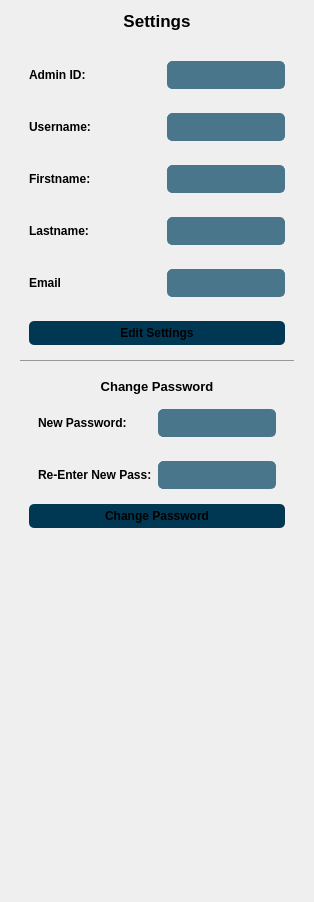
            <widget class="QWidget" name="settingsPage">
             <property name="styleSheet">
              <string notr="true">
#adminProfileSettingBtn,#adminChangePasswordBtn{
border-radius:5px;
padding: 5px 10px;
background-color: #003854;
}
 #adminProfileSettingBtn:hover,#adminChangePasswordBtn:hover{
background-color:#eaeaeb;
border:1px solid #003854;
color:#003854;
}

#adminPasswordWidget QLineEdit{
color:#fff;
background-color:#4a768b;
border:1px solid #4a768b;
border-radius:5px;
padding:5px 5px;
}

#adminPasswordWidget QLineEdit:hover{
border-color:red;
}
</string>
             </property>
             <layout class="QVBoxLayout" name="verticalLayout_8">
              <item>
               <widget class="QLabel" name="label_16">
                <property name="font">
                 <font>
                  <pointsize>13</pointsize>
                  <weight>75</weight>
                  <bold>true</bold>
                 </font>
                </property>
                <property name="text">
                 <string>Settings</string>
                </property>
                <property name="alignment">
                 <set>Qt::AlignCenter</set>
                </property>
               </widget>
              </item>
              <item>
               <widget class="QWidget" name="adminPasswordWidget" native="true">
                <layout class="QVBoxLayout" name="verticalLayout_66">
                 <item>
                  <widget class="QWidget" name="widget_79" native="true"/>
                 </item>
                 <item>
                  <widget class="QWidget" name="widget_72" native="true">
                   <layout class="QHBoxLayout" name="horizontalLayout_77">
                    <item alignment="Qt::AlignLeft">
                     <widget class="QLabel" name="label_39">
                      <property name="font">
                       <font>
                        <weight>75</weight>
                        <bold>true</bold>
                       </font>
                      </property>
                      <property name="text">
                       <string>Admin ID:</string>
                      </property>
                     </widget>
                    </item>
                    <item alignment="Qt::AlignRight">
                     <widget class="QLineEdit" name="adminSettingsID">
                      <property name="enabled">
                       <bool>false</bool>
                      </property>
                     </widget>
                    </item>
                   </layout>
                  </widget>
                 </item>
                 <item>
                  <widget class="QWidget" name="widget_73" native="true">
                   <layout class="QHBoxLayout" name="horizontalLayout_78">
                    <item alignment="Qt::AlignLeft">
                     <widget class="QLabel" name="label_44">
                      <property name="font">
                       <font>
                        <weight>75</weight>
                        <bold>true</bold>
                       </font>
                      </property>
                      <property name="text">
                       <string>Username:</string>
                      </property>
                     </widget>
                    </item>
                    <item alignment="Qt::AlignRight">
                     <widget class="QLineEdit" name="adminSettingsUsername">
                      <property name="enabled">
                       <bool>true</bool>
                      </property>
                     </widget>
                    </item>
                   </layout>
                  </widget>
                 </item>
                 <item>
                  <widget class="QWidget" name="widget_82" native="true">
                   <layout class="QHBoxLayout" name="horizontalLayout_87">
                    <item alignment="Qt::AlignLeft">
                     <widget class="QLabel" name="label_51">
                      <property name="font">
                       <font>
                        <weight>75</weight>
                        <bold>true</bold>
                       </font>
                      </property>
                      <property name="text">
                       <string>Firstname:</string>
                      </property>
                     </widget>
                    </item>
                    <item alignment="Qt::AlignRight">
                     <widget class="QLineEdit" name="adminSettingsFname">
                      <property name="enabled">
                       <bool>true</bool>
                      </property>
                     </widget>
                    </item>
                   </layout>
                  </widget>
                 </item>
                 <item>
                  <widget class="QWidget" name="widget_81" native="true">
                   <layout class="QHBoxLayout" name="horizontalLayout_85">
                    <item alignment="Qt::AlignLeft">
                     <widget class="QLabel" name="label_49">
                      <property name="font">
                       <font>
                        <weight>75</weight>
                        <bold>true</bold>
                       </font>
                      </property>
                      <property name="text">
                       <string>Lastname:</string>
                      </property>
                     </widget>
                    </item>
                    <item alignment="Qt::AlignRight">
                     <widget class="QLineEdit" name="adminSettingsLname">
                      <property name="enabled">
                       <bool>true</bool>
                      </property>
                     </widget>
                    </item>
                   </layout>
                  </widget>
                 </item>
                 <item>
                  <widget class="QWidget" name="widget_83" native="true">
                   <layout class="QHBoxLayout" name="horizontalLayout_88">
                    <item alignment="Qt::AlignLeft">
                     <widget class="QLabel" name="label_52">
                      <property name="font">
                       <font>
                        <weight>75</weight>
                        <bold>true</bold>
                       </font>
                      </property>
                      <property name="text">
                       <string>Email</string>
                      </property>
                     </widget>
                    </item>
                    <item alignment="Qt::AlignRight">
                     <widget class="QLineEdit" name="adminSettingsEmail">
                      <property name="enabled">
                       <bool>true</bool>
                      </property>
                     </widget>
                    </item>
                   </layout>
                  </widget>
                 </item>
                 <item>
                  <widget class="QWidget" name="widget_76" native="true">
                   <layout class="QHBoxLayout" name="horizontalLayout_81">
                    <item>
                     <widget class="QPushButton" name="adminProfileSettingBtn">
                      <property name="font">
                       <font>
                        <weight>75</weight>
                        <bold>true</bold>
                       </font>
                      </property>
                      <property name="cursor">
                       <cursorShape>PointingHandCursor</cursorShape>
                      </property>
                      <property name="text">
                       <string>Edit Settings</string>
                      </property>
                     </widget>
                    </item>
                   </layout>
                  </widget>
                 </item>
                 <item>
                  <widget class="QWidget" name="widget_77" native="true">
                   <property name="styleSheet">
                    <string notr="true">#widget_77{
border-top:1px solid #979797;
}</string>
                   </property>
                   <layout class="QVBoxLayout" name="verticalLayout_69">
                    <property name="topMargin">
                     <number>19</number>
                    </property>
                    <property name="bottomMargin">
                     <number>19</number>
                    </property>
                    <item>
                     <widget class="QLabel" name="label_48">
                      <property name="font">
                       <font>
                        <pointsize>10</pointsize>
                        <weight>75</weight>
                        <bold>true</bold>
                       </font>
                      </property>
                      <property name="text">
                       <string>Change Password</string>
                      </property>
                      <property name="alignment">
                       <set>Qt::AlignCenter</set>
                      </property>
                     </widget>
                    </item>
                    <item>
                     <widget class="QWidget" name="widget_74" native="true">
                      <layout class="QHBoxLayout" name="horizontalLayout_79">
                       <item alignment="Qt::AlignLeft">
                        <widget class="QLabel" name="label_45">
                         <property name="font">
                          <font>
                           <weight>75</weight>
                           <bold>true</bold>
                          </font>
                         </property>
                         <property name="text">
                          <string>New Password:</string>
                         </property>
                        </widget>
                       </item>
                       <item alignment="Qt::AlignRight">
                        <widget class="QLineEdit" name="adminSettingsNewPass">
                         <property name="inputMethodHints">
                          <set>Qt::ImhHiddenText|Qt::ImhNoAutoUppercase|Qt::ImhNoPredictiveText|Qt::ImhSensitiveData</set>
                         </property>
                         <property name="echoMode">
                          <enum>QLineEdit::Password</enum>
                         </property>
                        </widget>
                       </item>
                      </layout>
                     </widget>
                    </item>
                    <item>
                     <widget class="QWidget" name="widget_75" native="true">
                      <layout class="QHBoxLayout" name="horizontalLayout_80">
                       <item alignment="Qt::AlignLeft">
                        <widget class="QLabel" name="label_46">
                         <property name="font">
                          <font>
                           <weight>75</weight>
                           <bold>true</bold>
                          </font>
                         </property>
                         <property name="text">
                          <string>Re-Enter New Pass:</string>
                         </property>
                        </widget>
                       </item>
                       <item alignment="Qt::AlignRight">
                        <widget class="QLineEdit" name="adminSettingsReenterNewPass">
                         <property name="inputMethodHints">
                          <set>Qt::ImhHiddenText|Qt::ImhNoAutoUppercase|Qt::ImhNoPredictiveText|Qt::ImhSensitiveData</set>
                         </property>
                         <property name="echoMode">
                          <enum>QLineEdit::Password</enum>
                         </property>
                        </widget>
                       </item>
                      </layout>
                     </widget>
                    </item>
                    <item>
                     <widget class="QPushButton" name="adminChangePasswordBtn">
                      <property name="font">
                       <font>
                        <weight>75</weight>
                        <bold>true</bold>
                       </font>
                      </property>
                      <property name="cursor">
                       <cursorShape>PointingHandCursor</cursorShape>
                      </property>
                      <property name="text">
                       <string>Change Password</string>
                      </property>
                     </widget>
                    </item>
                   </layout>
                  </widget>
                 </item>
                </layout>
               </widget>
              </item>
              <item>
               <spacer name="verticalSpacer_2">
                <property name="orientation">
                 <enum>Qt::Vertical</enum>
                </property>
                <property name="sizeHint" stdset="0">
                 <size>
                  <width>20</width>
                  <height>329</height>
                 </size>
                </property>
               </spacer>
              </item>
              <item>
               <widget class="QWidget" name="widget_78" native="true"/>
              </item>
             </layout>
            </widget>
